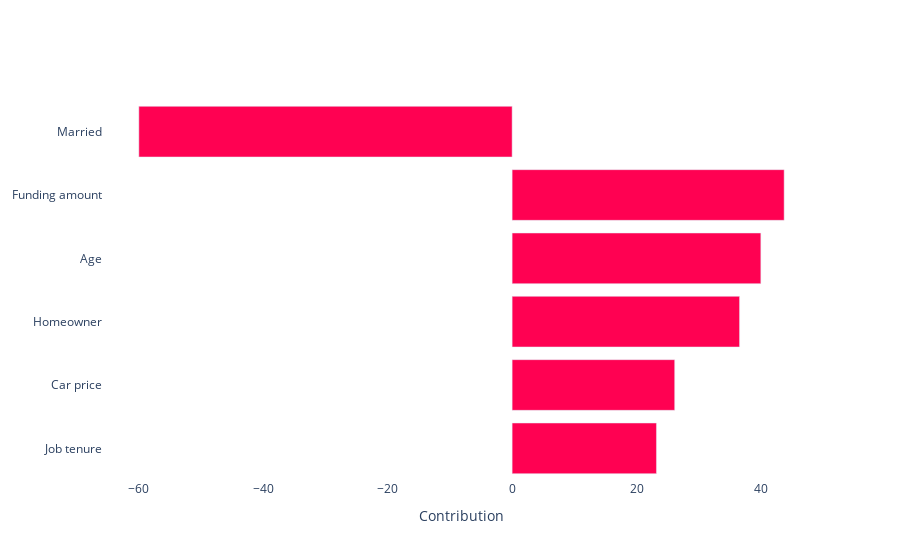

Notebook code for this chart:
### Code cell
from src.part8 import xper_method

df2 = df.sample(500).drop(["ID", "Pred_default (y_hat)", "PD", "Group"], axis=1)
X_filtered = df2.drop("Default (y)", axis=1)
y_filtered = df2["Default (y)"]
 
X_train_filt, X_test_filt, y_train_filt, y_test_filt = train_test_split(X_filtered, y_filtered, test_size=0.15, random_state=42)

xper_method(model=cat_model, eval_metric="Accuracy", dataset=df2, target_col="Default (y)", X_train=X_train_filt, y_train=y_train_filt, X_test=X_test_filt, y_test=y_test_filt)

### Figure 1 — Plotly figure (JSON) as saved in the notebook; plotly's stock layout.template omitted (floating-point values rounded to 4 significant figures)
{"data": [{"marker": {"color": [-59.97, 43.7, 39.96, 36.54, 26.12, 23.19], "colorscale": [[0, "rgb(255, 1, 82)"], [1, "rgb(255, 1, 82)"]]}, "orientation": "h", "type": "bar", "x": [-59.97, 43.7, 39.96, 36.54, 26.12, 23.19], "y": ["Married", "Funding amount", "Age", "Homeowner", "Car price", "Job tenure"]}], "layout": {"plot_bgcolor": "white", "showlegend": false, "xaxis": {"title": {"text": "Contribution"}}, "yaxis": {"autorange": "reversed"}}}
